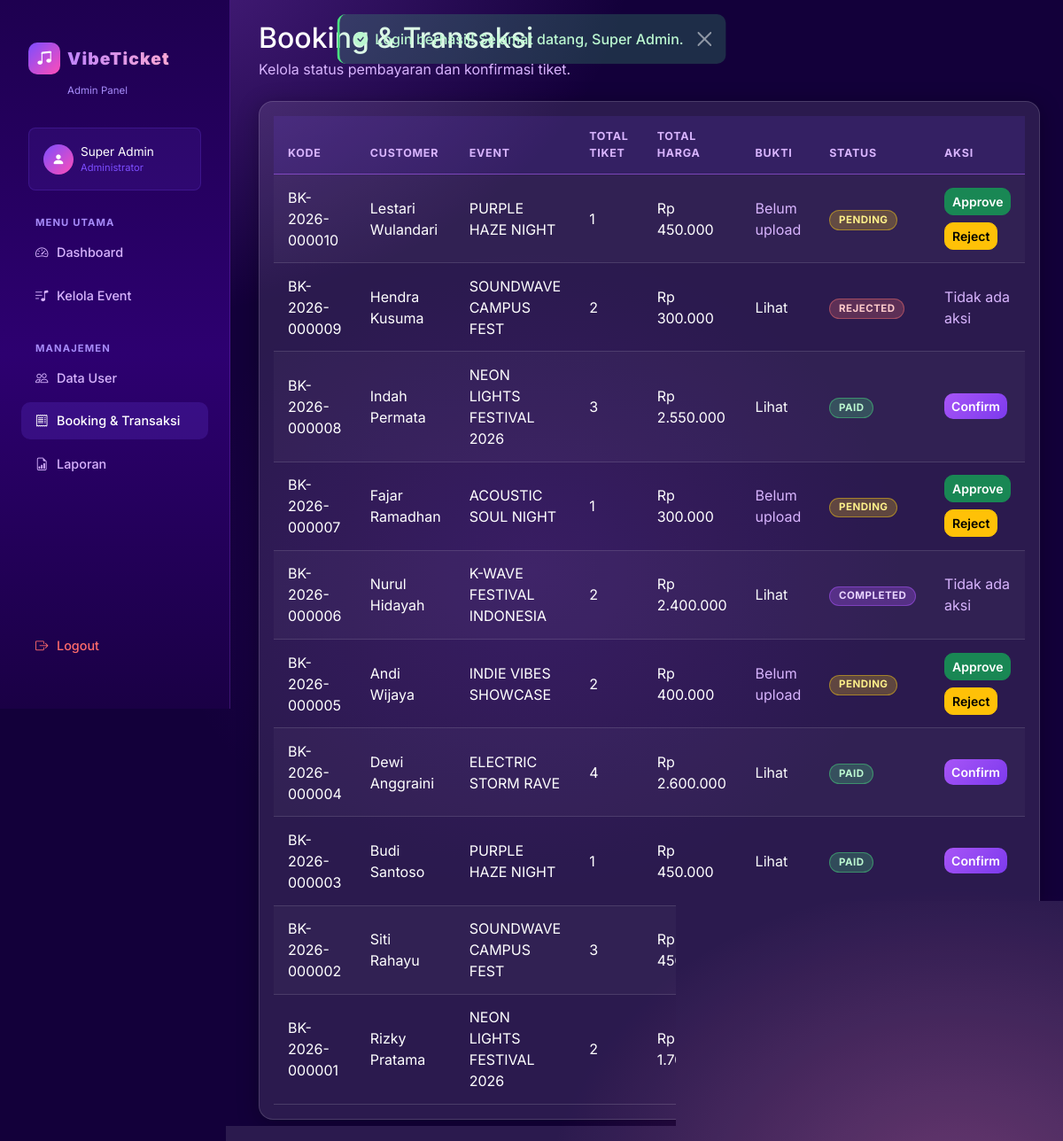
The app's page /admin/bookings.php (signed in) with its own data.
### tables this page shows
CREATE TABLE IF NOT EXISTS `bookings` (
    `id`            INT(11) NOT NULL AUTO_INCREMENT,
    `user_id`       INT(11) NOT NULL,
    `event_id`      INT(11) NOT NULL,
    `booking_code`  VARCHAR(30) NOT NULL UNIQUE,
    `total_ticket`  INT(11) NOT NULL DEFAULT 1,
    `total_price`   DECIMAL(12,2) NOT NULL DEFAULT 0,
    `booking_date`  TIMESTAMP NOT NULL DEFAULT CURRENT_TIMESTAMP,
    `payment_proof` VARCHAR(255) DEFAULT NULL,
    `status`        ENUM('pending','paid','rejected','completed') NOT NULL DEFAULT 'pending',
    `notes`         TEXT DEFAULT NULL,
    PRIMARY KEY (`id`),
    FOREIGN KEY (`user_id`)  REFERENCES `users`(`id`)  ON DELETE CASCADE,
    FOREIGN KEY (`event_id`) REFERENCES `events`(`id`) ON DELETE CASCADE
);

CREATE TABLE IF NOT EXISTS `users` (
    `id`         INT(11) NOT NULL AUTO_INCREMENT,
    `role`       ENUM('admin','customer') NOT NULL DEFAULT 'customer',
    `name`       VARCHAR(100) NOT NULL,
    `email`      VARCHAR(100) NOT NULL UNIQUE,
    `password`   VARCHAR(255) NOT NULL,
    `phone`      VARCHAR(20) DEFAULT NULL,
    `photo`      VARCHAR(255) DEFAULT 'default.png',
    `created_at` TIMESTAMP NOT NULL DEFAULT CURRENT_TIMESTAMP,
    PRIMARY KEY (`id`)
);

CREATE TABLE IF NOT EXISTS `events` (
    `id`          INT(11) NOT NULL AUTO_INCREMENT,
    `code`        VARCHAR(20) NOT NULL UNIQUE,
    `name`        VARCHAR(150) NOT NULL,
    `artist`      VARCHAR(150) NOT NULL,
    `location`    VARCHAR(200) NOT NULL,
    `event_date`  DATE NOT NULL,
    `event_time`  TIME NOT NULL,
    `price`       DECIMAL(12,2) NOT NULL DEFAULT 0,
    `quota`       INT(11) NOT NULL DEFAULT 0,
    `sold`        INT(11) NOT NULL DEFAULT 0,
    `poster`      VARCHAR(255) DEFAULT 'default_poster.jpg',
    `description` TEXT DEFAULT NULL,
    `status`      ENUM('upcoming','ongoing','finished','cancelled') NOT NULL DEFAULT 'upcoming',
    `created_at`  TIMESTAMP NOT NULL DEFAULT CURRENT_TIMESTAMP,
    PRIMARY KEY (`id`)
);

### admin/bookings.php (the view, shortened to what this page needs)
<?php
require_once __DIR__ . '/../includes/header.php';
$bookingsSql = 'SELECT b.*, u.name AS customer_name, e.name AS event_name, e.location FROM bookings b
    JOIN users u ON b.user_id = u.id
    JOIN events e ON b.event_id = e.id
    ORDER BY b.booking_date DESC';
$bookings = $conn->query($bookingsSql);
?>
<div class="admin-layout">
    <?php include __DIR__ . '/../includes/admin_sidebar.php'; ?>
    <div class="admin-frame container-fluid py-4">
        <div class="d-flex flex-column flex-md-row justify-content-between align-items-start mb-4">
            <div>
                <h2 class="mb-1">Booking & Transaksi</h2>
                <p class="text-soft mb-0">Kelola status pembayaran dan konfirmasi tiket.</p>
            </div>
        </div>
        <div class="card card-glass p-3">
            <div class="table-responsive">
                <table class="table table-dark table-striped align-middle mb-0">
                    <thead>
                        <tr>
                            <th>Kode</th>
                            <th>Customer</th>
                            <th>Event</th>
                            <th>Total Tiket</th>
                            <th>Total Harga</th>
                            <th>Bukti</th>
                            <th>Status</th>
                            <th>Aksi</th>
                        </tr>
                    </thead>
                    <tbody>
                        <?php while ($row = $bookings->fetch_assoc()): ?>
                            <tr>
                                <td><?= htmlspecialchars($row['booking_code']) ?></td>
                                <td><?= htmlspecialchars($row['customer_name']) ?></td>
                                <td><?= htmlspecialchars($row['event_name']) ?></td>
                                <td><?= htmlspecialchars($row['total_ticket']) ?></td>
                                <td><?= formatRupiah($row['total_price']) ?></td>
                                <td>
                                    <?php if (!empty($row['payment_proof'])): ?>
                                        <a href="<?= getBaseUrl() ?>/assets/images/payments/<?= htmlspecialchars($row['payment_proof']) ?>" target="_blank" class="link-light">Lihat</a>
                                    <?php else: ?>
                                        <span class="text-soft">Belum upload</span>
                                    <?php endif; ?>
                                </td>
                                <td><span class="badge badge-status badge-<?= htmlspecialchars($row['status']) ?> text-uppercase small"><?= htmlspecialchars($row['status']) ?></span></td>
                                <td>
                                    <form method="post" class="d-flex gap-2 flex-wrap">
                                        <?php if ($row['status'] === 'pending'): ?>
                                            <button type="submit" name="action" value="approve" class="btn btn-sm btn-success">Approve</button>
                                            <button type="submit" name="action" value="reject" class="btn btn-sm btn-warning">Reject</button>
                                        <?php elseif ($row['status'] === 'paid'): ?>
                                            <button type="submit" name="action" value="complete" class="btn btn-sm btn-primary">Confirm</button>
                                        <?php else: ?>
                                            <span class="text-soft">Tidak ada aksi</span>
                                        <?php endif; ?>
                                    </form>
                                </td>
                            </tr>
                        <?php endwhile; ?>
                    </tbody>
                </table>
            </div>
        </div>
    </div>
</div>
<?php include __DIR__ . '/../includes/footer.php'; ?>

### assets/css/style.css (style rules this page uses)
:root { --bg-page: #13003a; --bg-nav: #1e0050; --bg-card: rgba(255,255,255,0.10); --bg-card-hover: rgba(255,255,255,0.16); --bg-sidebar: #160040; --border: rgba(255,255,255,0.15); --border-accent: rgba(180,100,255,0.55); --primary: #a855f7; --primary-light: #c084fc; --accent: #f472b6; --accent-light: #f9a8d4; --cyan: #22d3ee; --green: #4ade80; --yellow: #facc15; --red: #f87171; --text-white: #ffffff; --text-soft: #d8b4fe; --text-muted: #a78bfa; --shadow: 0 8px 40px rgba(168,85,247,0.25); --shadow-card: 0 4px 24px rgba(0,0,0,0.30); --radius: 16px; --radius-sm: 10px; --radius-pill: 999px; }
*, *::before, *::after { box-sizing: border-box; }
html { scroll-behavior: smooth; }
body { background-color: var(--bg-page); background-image: radial-gradient(ellipse 90% 60% at 10% -5%, rgba(168,85,247,0.40) 0%, transparent 55%), radial-gradient(ellipse 70% 50% at 90% 105%, rgba(244,114,182,0.30) 0%, transparent 55%), radial-gradient(ellipse 50% 40% at 50% 50%, rgba(99,20,180,0.20) 0%, transparent 70%); background-attachment: fixed; color: var(--text-white); font-family: 'Inter', sans-serif; min-height: 100vh; }
a { color: inherit; text-decoration: none; }
.card-glass { background: var(--bg-card); border: 1px solid var(--border); border-radius: var(--radius); box-shadow: var(--shadow-card); color: var(--text-white); transition: transform 0.25s ease, box-shadow 0.25s ease, background 0.25s ease; }
.btn-primary { background: linear-gradient(135deg, #a855f7, #7c3aed) !important; border: none !important; color: #fff !important; font-weight: 600; border-radius: var(--radius-sm) !important; transition: transform 0.2s, box-shadow 0.2s, opacity 0.2s; }
.btn-success { border-radius: var(--radius-sm) !important; font-weight: 600; }
.btn-warning { border-radius: var(--radius-sm) !important; font-weight: 600; }
.table { color: var(--text-white); border-color: var(--border); }
.table thead th { background: rgba(124,77,255,0.12); color: var(--text-soft); font-size: 0.78rem; font-weight: 700; text-transform: uppercase; letter-spacing: 0.06em; border-bottom: 1px solid var(--border-accent); padding: 0.85rem 1rem; }
.table tbody tr { border-bottom: 1px solid var(--border); transition: background 0.15s; }
.table td { padding: 0.85rem 1rem; vertical-align: middle; }
.table-dark { --bs-table-bg: transparent; --bs-table-striped-bg: rgba(255,255,255,0.03); }
.badge-status { padding: 0.4em 0.85em; border-radius: var(--radius-pill); font-size: 0.72rem; font-weight: 700; letter-spacing: 0.04em; }
.badge-pending { background: rgba(250,204,21,0.25); color: #fef08a; border: 1px solid rgba(250,204,21,0.45); }
.badge-paid { background: rgba(74,222,128,0.25); color: #bbf7d0; border: 1px solid rgba(74,222,128,0.45); }
.badge-rejected { background: rgba(248,113,113,0.25); color: #fecaca; border: 1px solid rgba(248,113,113,0.45); }
.badge-completed { background: rgba(168,85,247,0.30); color: #e9d5ff; border: 1px solid rgba(168,85,247,0.50); }
.admin-layout { display: flex; min-height: 100vh; }
.admin-frame { flex: 1; margin-left: 260px; padding: 2rem; min-height: 100vh; }
.text-soft { color: var(--text-soft) !important; }

### records on screen
bookings: booking_code "BK-2026-000010", user.name "Lestari Wulandari", event.name "PURPLE HAZE NIGHT", total_ticket "1", total_price "Rp 450.000", shows "Belum upload", status "PENDING", shows "Approve"
bookings: booking_code "BK-2026-000009", user.name "Hendra Kusuma", event.name "SOUNDWAVE CAMPUS FEST", total_ticket "2", total_price "Rp 300.000", status "REJECTED", shows "Tidak ada aksi"
bookings: booking_code "BK-2026-000008", user.name "Indah Permata", event.name "NEON LIGHTS FESTIVAL 2026", total_ticket "3", total_price "Rp 2.550.000", status "PAID", shows "Confirm"
bookings: booking_code "BK-2026-000007", user.name "Fajar Ramadhan", event.name "ACOUSTIC SOUL NIGHT", total_ticket "1", total_price "Rp 300.000", shows "Belum upload", status "PENDING", shows "Approve"
bookings: booking_code "BK-2026-000006", user.name "Nurul Hidayah", event.name "K-WAVE FESTIVAL INDONESIA", total_ticket "2", total_price "Rp 2.400.000", status "COMPLETED", shows "Tidak ada aksi"
bookings: booking_code "BK-2026-000005", user.name "Andi Wijaya", event.name "INDIE VIBES SHOWCASE", total_ticket "2", total_price "Rp 400.000", shows "Belum upload", status "PENDING", shows "Approve"
bookings: booking_code "BK-2026-000004", user.name "Dewi Anggraini", event.name "ELECTRIC STORM RAVE", total_ticket "4", total_price "Rp 2.600.000", status "PAID", shows "Confirm"
bookings: booking_code "BK-2026-000003", user.name "Budi Santoso", event.name "PURPLE HAZE NIGHT", total_ticket "1", total_price "Rp 450.000", status "PAID", shows "Confirm"
bookings: booking_code "BK-2026-000002", user.name "Siti Rahayu", event.name "SOUNDWAVE CAMPUS FEST", total_ticket "3", total_price "Rp 450.000"
bookings: booking_code "BK-2026-000001", user.name "Rizky Pratama", event.name "NEON LIGHTS FESTIVAL 2026", total_ticket "2", total_price "Rp 1.700.000"

### other values on screen
$message "Login berhasil! Selamat datang, Super Admin."
$_SESSION['user_name'] "Super Admin"
